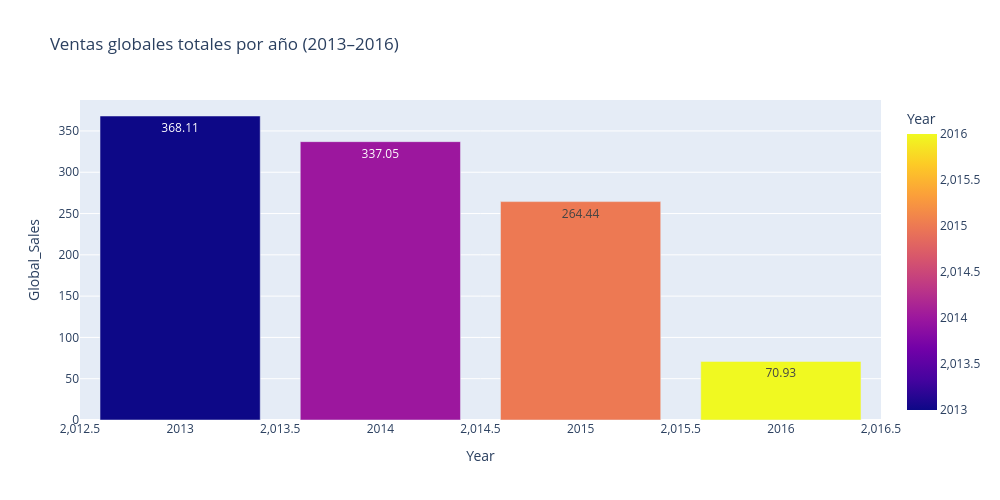

Write notebook code for a chart like this one.
### Code cell
# SLIDE 2: Ventas totales por año (Global)

ventas_por_anio = (df_4.groupby("Year")[sales_cols].sum().reset_index().sort_values("Year"))

fig2 = px.bar( ventas_por_anio,x="Year", y="Global_Sales",title=f"Ventas globales totales por año ({y0}–{y1})",
              text_auto=".2f", width=1000,height=500, color="Year",color_discrete_sequence=px.colors.qualitative.Pastel)
fig2.show()

### Figure 1 — Plotly figure (JSON) as saved in the notebook; plotly's stock layout.template omitted (floating-point values rounded to 4 significant figures)
{"data": [{"alignmentgroup": "True", "hovertemplate": "Year=%{marker.color}<br>Global_Sales=%{y}<extra></extra>", "legendgroup": "", "marker": {"color": [2013, 2014, 2015, 2016], "coloraxis": "coloraxis", "pattern": {"shape": ""}}, "name": "", "offsetgroup": "", "orientation": "v", "showlegend": false, "textposition": "auto", "texttemplate": "%{y:.2f}", "type": "bar", "x": [2013, 2014, 2015, 2016], "xaxis": "x", "y": [368.1, 337.1, 264.4, 70.93], "yaxis": "y"}], "layout": {"barmode": "relative", "coloraxis": {"colorbar": {"title": {"text": "Year"}}, "colorscale": [[0, "#0d0887"], [0.1111, "#46039f"], [0.2222, "#7201a8"], [0.3333, "#9c179e"], [0.4444, "#bd3786"], [0.5556, "#d8576b"], [0.6667, "#ed7953"], [0.7778, "#fb9f3a"], [0.8889, "#fdca26"], [1, "#f0f921"]]}, "height": 500, "legend": {"tracegroupgap": 0}, "title": {"text": "Ventas globales totales por año (2013–2016)"}, "width": 1000, "xaxis": {"anchor": "y", "domain": [0, 1], "title": {"text": "Year"}}, "yaxis": {"anchor": "x", "domain": [0, 1], "title": {"text": "Global_Sales"}}}}
